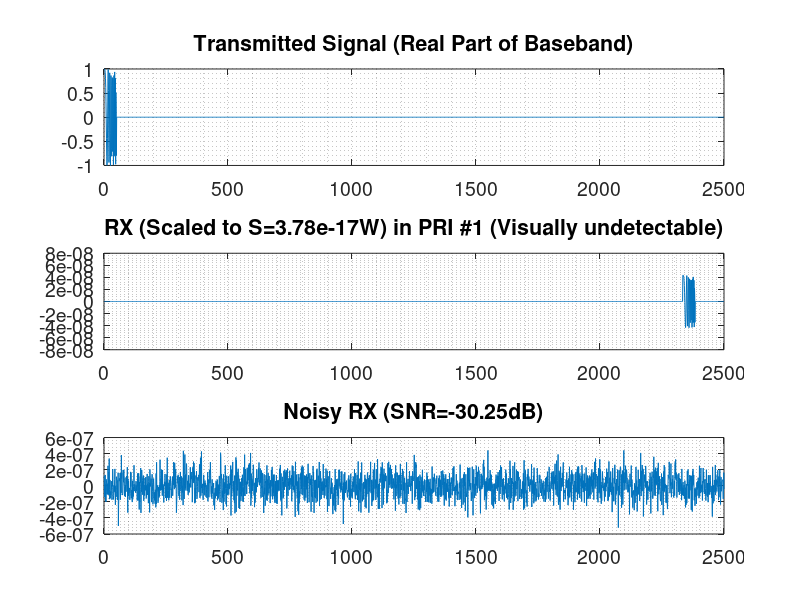

MATLAB code to generate this figure: (Note: this script raises an error after producing the figure.)
function Correlation()
    close all;
    pkg load signal;
    clc;

    % =================================================================
    % 1. DEFINE RADAR and TARGET PARAMETERS (PHYSICAL & SYSTEM)
    % =================================================================
    c = 3e8;                                % light speed (m/s)
    T = 1e-6;                               % Pulse duration (s)
    fs = 50e6;                              % Sampling frequency (Hz)
    f_c = 10e9;                             % Carrier frequency (10 GHz - X-band)

    % --- MEDIUM RANGE PARAMETERS ---
    PRI = 50e-6;                            % PRI for max range 7.5 km
    target_dist = 7000;                     % Target at 7030 m (Multiple of 3m res.)

    % --- System & Target Physical Parameters (RADAR Range Equation) ---
    % Pt adjusted for a Single-Pulse SNR_in ~ -17 dB at 7 km
    Pt = 100.00;                            % FINAL Pt: 160 W, Realistic Medium Power
    G_dB = 20;                              % Antenna Gain (dBi)
    G = 10^(G_dB / 10);                     % Antenna Gain (unitless)
    lambda = c / f_c;                       % Wavelength (m)
    sigma = 1;                              % Target RCS (m^2)
    B = 1/T;                                % Receiver Bandwidth (Hz, Matched Filter)
    F = 2;                                  % Noise Figure (Unitless, approx 3 dB)
    L = 5;                                  % System Loss Factor (Unitless, approx 7 dB)

    % Constants
    k = 1.380649e-23;                       % Boltzmann's Constant (J/K)
    T0 = 290;                               % Standard Noise Temperature (K)

    % Integration
    Np = 8;                                 % <<< Set to 1 for UNDETECTABLE, then 100 for SUCCESS >>>

    % --- Practical Noise Components ---
    f_ripple = 120;
    V_ripple_rms = 5e-7;
    R_ref = 50;
    P_ripple = V_ripple_rms^2 / R_ref;

    % =================================================================
    % 2. TX SIGNAL GENERATION (COMPLEX BASEBAND)
    % =================================================================
    Ns = round(PRI*fs);                     % Samples per PRI (2500 samples)
    N = round(T * fs);                      % Pulse samples (N=50, MF Gain is 16.99 dB)
    t_pulse = (0:N-1)/fs;
    B_chirp = 20e6;                         % Chirp bandwidth (20 MHz ??? ~7.5 m range resolution)
    k_chirp = B_chirp / T;                  % Chirp rate
    tx_signal_bb = exp(1i * pi * k_chirp * 1 * t_pulse.^2);   % LFM chirp

    TX = zeros(Ns, Np);
    for p = 1:Np
        TX(1:N, p) = tx_signal_bb;
    end

    s1 = subplot(3,1,1);
    plot(real(TX(:,1)));
    set( s1, 'title', 'Transmitted Signal (Real Part of Baseband)' , 'fontsize', 14);
    grid minor on;

    % =================================================================
    % 3. RX SIGNAL GENERATION & SCALING
    % =================================================================

    time_delay = 2 * target_dist / c;
    d = round(time_delay * fs);

    % --- Calculate Single-Pulse SNR using RADAR Range Equation ---
    R = target_dist;
    Denominator_Loss = (4 * pi)^3 * R^4 * L;
    S_watts = (Pt * G^2 * lambda^2 * sigma) / Denominator_Loss;

    N_thermal_watts = k * T0 * B * F * L;

    SNR_single_ratio = S_watts / N_thermal_watts;
    SNR_single_dB = 10 * log10(SNR_single_ratio);

    fprintf(' Gain of TX/RX antenna and Calculated System Parameters (R=%.0fm):\n', R);
    fprintf(' Antenna gain for both TX & RX: %d dBi\n', G_dB);
    fprintf('  - Pt: %.2f W, MF Gain: %.2f dB\n', Pt, 10*log10(N));
    fprintf('  - Single-Pulse SNR (Theoretical): %.2f dB\n', SNR_single_dB);
    fprintf('  - S_watts: %.2e W, N_thermal: %.2e W\n', S_watts, N_thermal_watts);

    % --- Calculate Noise Standard Deviations ---
    sigma_n_thermal = sqrt(N_thermal_watts / 2);
    sigma_n_ripple = sqrt(P_ripple / 2);

    % --- RX matrix: delayed copy per pulse (Complex) ---
    RX_ideal = zeros(Ns, Np); % <<< FIXED: Initialized RX_ideal here >>>
    f_d = 200; % Doppler shift in Hz
    for p = 1:Np
        if d+N-1 <= Ns
            RX_ideal(d+1:d+N, p) = tx_signal_bb .* exp(1i * 2*pi * f_d * (t_pulse + (p-1)*PRI));
        end
    end

    % --- Scale the IDEAL RX signal to match the required S_watts ---
    % Note: RX_ideal is now defined from line 84
    P_ideal_current = mean(abs(RX_ideal(:)).^2);
    scale_factor = sqrt(S_watts / P_ideal_current);
    RX_scaled = RX_ideal * scale_factor;

    s2 = subplot(3,1,2);
    plot(real(RX_scaled(:,1)));
    grid minor on;
    set(s2, 'title', sprintf('RX (Scaled to S=%.2eW) in PRI #1 (Visually undetectable)', S_watts) , 'fontsize', 14);


    % 4. Add AWGN and Ripple Noise

    noise_thermal = sigma_n_thermal * (randn(size(RX_scaled)) + 1i * randn(size(RX_scaled)));

    t_full = (0:Ns*Np-1)/fs;
    ripple_i = sigma_n_ripple * sin(2*pi*f_ripple*t_full);
    ripple_q = sigma_n_ripple * cos(2*pi*f_ripple*t_full);
    noise_ripple_full = (ripple_i + 1i * ripple_q).';
    noise_ripple = reshape(noise_ripple_full, Ns, Np);

    noisy_rx_sig = RX_scaled + noise_thermal + noise_ripple;

    s3 = subplot(3,1,3);
    plot(real(noisy_rx_sig(:,1)));
    grid minor on;
    set( s3, 'title', sprintf('Noisy RX (SNR=%.2fdB)', SNR_single_dB) , 'fontsize', 14);

    % =================================================================
    % 5. MATCHED FILTERING & COHERENT INTEGRATION
    % =================================================================

    h = conj(fliplr(tx_signal_bb)) / norm(tx_signal_bb);
    MF = zeros(Ns+N-1, Np);
    for p = 1:Np
        MF(:, p) = myconv(noisy_rx_sig(:, p), h);
    end

    expected_conv_idx = d + N;
    half_win = round(2.5 * N);
    win_idx = max(1, expected_conv_idx - half_win) : min(size(MF,1), expected_conv_idx + half_win);
    coherent_sum = sum(MF(win_idx, :), 2);

    lag_samples_vec = win_idx - N;
    lag_axis_s = lag_samples_vec / fs;
    range_axis = (lag_axis_s * c) / 2;

    single_pulse_result = MF(win_idx, 1);

    % =================================================================
    % 6. PLOTTING & DIAGNOSTICS
    % =================================================================

    figure('Name', sprintf('Integration Comparison (Np=%d, SNR=%.2fdB)', Np, SNR_single_dB));

    s_comp = subplot(2,1,1);
    plot(range_axis, abs(single_pulse_result), 'b', 'LineWidth', 1.2);
    hold on;
    plot(range_axis, abs(coherent_sum), 'r', 'LineWidth', 1.2);
    title(sprintf('Coherent Integration vs. Single Pulse (Np=%d)', Np));
    xlabel('Range (m)');
    ylabel('Amplitude');
    legend('Single Pulse', sprintf('Coherent Sum (Gain: %.1fdB)', 10*log10(Np)));
    grid on;

    s_db = subplot(2,1,2);
    plot(range_axis, 20*log10(abs(single_pulse_result)+eps), 'b', 'LineWidth', 1.2);
    hold on;
    plot(range_axis, 20*log10(abs(coherent_sum)+eps), 'r', 'LineWidth', 1.2);
    title('Matched Filter Output (dB)');
    xlabel('Range (m)');
    ylabel('20*log10(|R|) [dB]');
    legend('Single Pulse', sprintf('Coherent Sum (Np=%d)', Np));
    grid on;

    % --- compute observed SNR ---
    [peak_val_single, ~] = max(abs(single_pulse_result));
    [peak_val_coherent, peak_idx] = max(abs(coherent_sum));

    len_cs = length(coherent_sum);
    noise_region = 1 : max(1, peak_idx - round(3*N));

    if isempty(noise_region) || length(noise_region) < 10
        noise_region = [1:round(0.2*len_cs), round(0.8*len_cs):len_cs];
    end

    noise_rms_coherent = sqrt(mean(abs(coherent_sum(noise_region)).^2));

    SNR_dB_observed = 20*log10(peak_val_coherent / noise_rms_coherent);

    noise_rms_single = noise_rms_coherent / sqrt(Np);
    SNR_dB_single_observed = 20*log10(peak_val_single / noise_rms_single);

    fprintf('\n--- Observed Results ---\n');
    fprintf('MF Output SNR (Theoretical, Np=1): %.2f dB\n', SNR_single_dB + 10*log10(N));
    fprintf('Coherent Integration Gain (Theoretical): +%.2f dB\n', 10*log10(Np));
    fprintf('Single Pulse Observed SNR (MF Output): %.2f dB\n', SNR_dB_single_observed);
    fprintf('Coherent Sum Observed SNR (MF Output): %.2f dB\n', SNR_dB_observed);
    fprintf('Observed SNR Improvement (Coherent): %.2f dB\n', SNR_dB_observed - SNR_dB_single_observed);

    % --- Range estimate ---
    peak_conv_idx = win_idx(1) + peak_idx - 1;
    lag_samples_est = peak_conv_idx - N;
    R_est = (lag_samples_est / fs) * c / 2;
    fprintf('Estimated range: %.2f m (Target: %.0f m)\n', R_est, target_dist);

end
